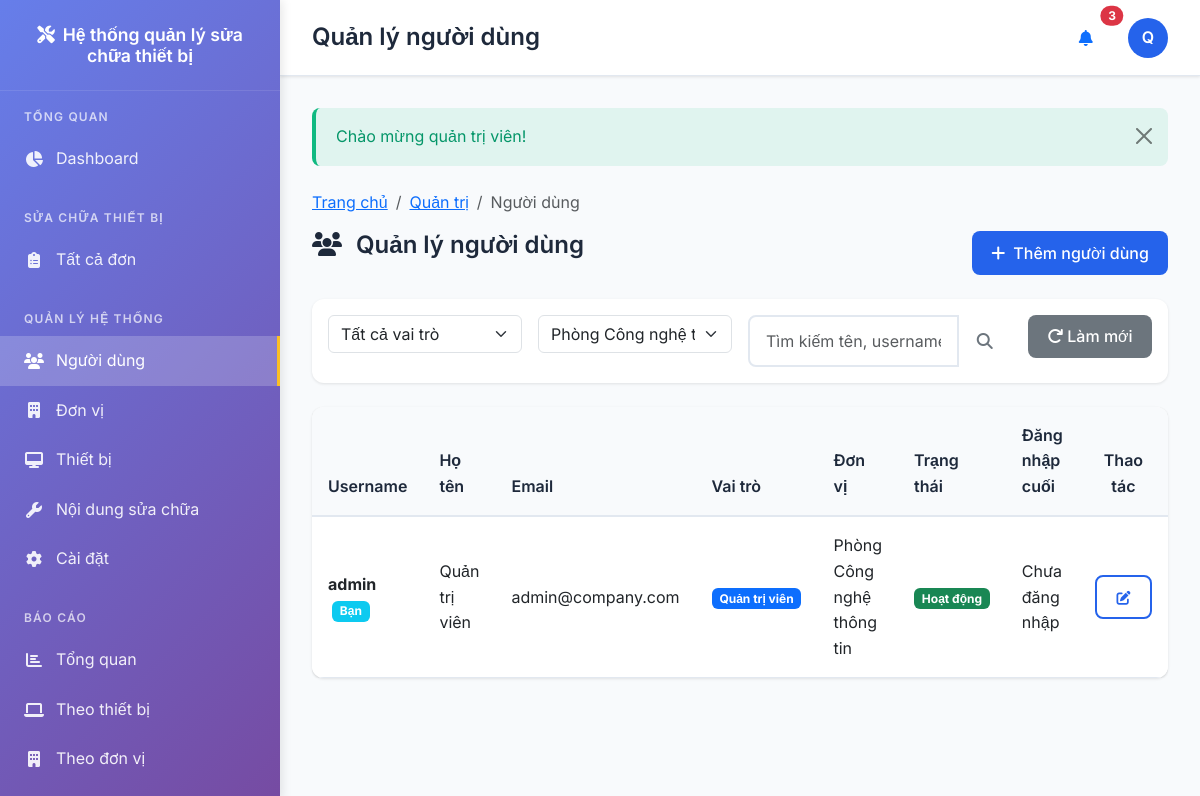
/admin/users.php?department_id=1 (signed in), run on an earlier commit of the app's database.
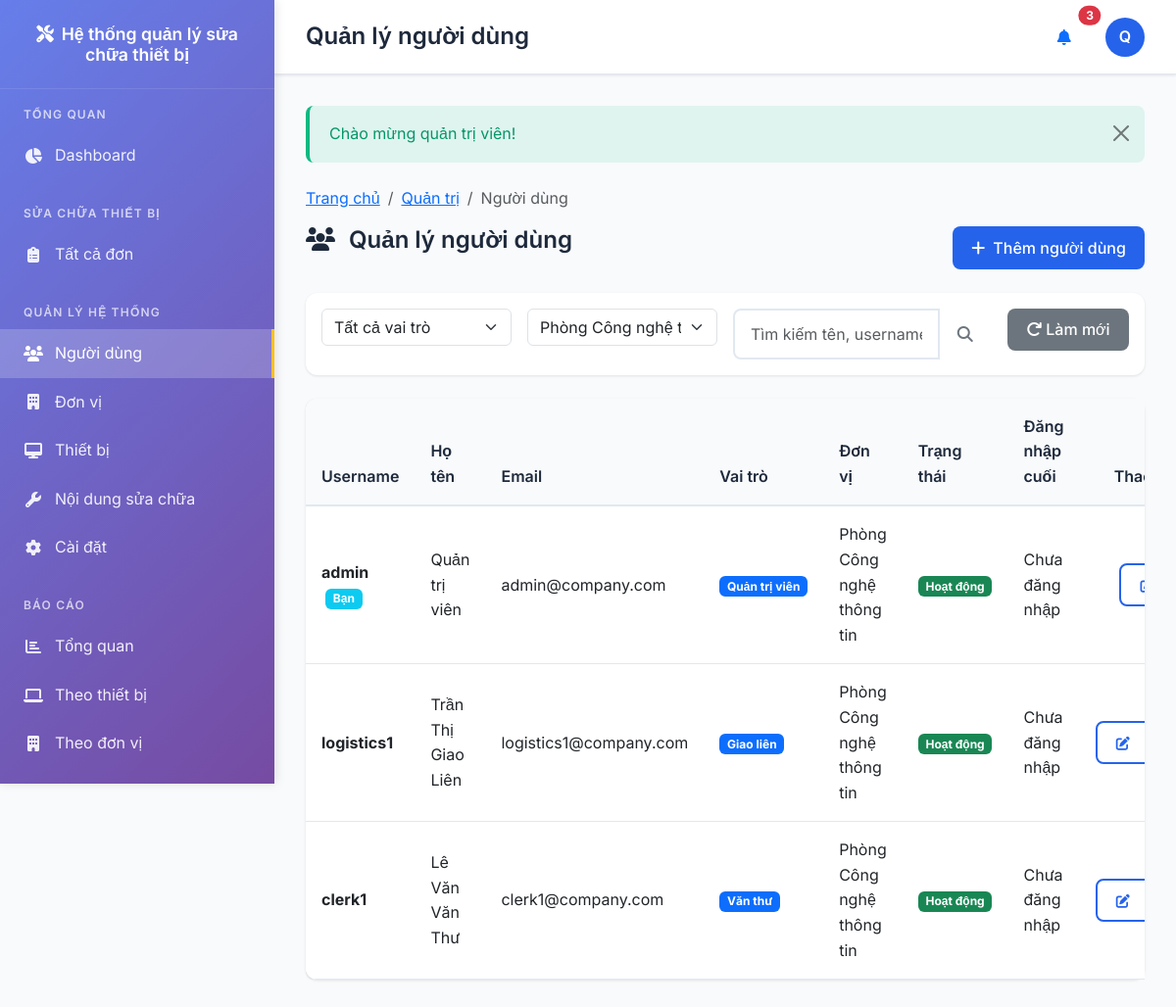
And on a later commit of the database.
### tables this page shows
CREATE TABLE users (
    id INT AUTO_INCREMENT PRIMARY KEY,
    username VARCHAR(50) NOT NULL UNIQUE,
    password VARCHAR(255) NOT NULL,
    full_name VARCHAR(100) NOT NULL,
    email VARCHAR(100),
    phone VARCHAR(20),
    department_id INT,
    role_id INT NOT NULL,
    avatar VARCHAR(255),
    status ENUM('active', 'inactive') DEFAULT 'active',
    last_login TIMESTAMP NULL,
    created_at TIMESTAMP DEFAULT CURRENT_TIMESTAMP,
    updated_at TIMESTAMP DEFAULT CURRENT_TIMESTAMP ON UPDATE CURRENT_TIMESTAMP,
    FOREIGN KEY (department_id) REFERENCES departments(id) ON DELETE SET NULL,
    FOREIGN KEY (role_id) REFERENCES roles(id) ON DELETE RESTRICT
);

CREATE TABLE roles (
    id INT AUTO_INCREMENT PRIMARY KEY,
    name VARCHAR(50) NOT NULL UNIQUE,
    display_name VARCHAR(100) NOT NULL,
    description TEXT,
    created_at TIMESTAMP DEFAULT CURRENT_TIMESTAMP
);

CREATE TABLE departments (
    id INT AUTO_INCREMENT PRIMARY KEY,
    code VARCHAR(20) NOT NULL UNIQUE,
    name VARCHAR(200) NOT NULL,
    address TEXT,
    phone VARCHAR(20),
    email VARCHAR(100),
    manager_name VARCHAR(100),
    status ENUM('active', 'inactive') DEFAULT 'active',
    created_at TIMESTAMP DEFAULT CURRENT_TIMESTAMP,
    updated_at TIMESTAMP DEFAULT CURRENT_TIMESTAMP ON UPDATE CURRENT_TIMESTAMP
);

### config/config.php (called while the page is built, shortened)
<?php
spl_autoload_register(function ($class) {
    $paths = [
        BASE_PATH . 'models/',
        BASE_PATH . 'controllers/',
        BASE_PATH . 'config/',
        BASE_PATH . 'utils/',
        BASE_PATH . 'middleware/'
    ];
    foreach ($paths as $path) {
        $file = $path . $class . '.php';
        if (file_exists($file)) {
            return;
        }
    }
});
require_once BASE_PATH . 'utils/helpers.php';
?>

### config/Database.php (called while the page is built, shortened)
<?php
class Database {
    private $host = 'localhost';
    private $dbname = 'equipment_repair_management';
    private $username = 'root';
    private $password = '210506';
    private $pdo;
    private static $instance = null;
    public function __construct() {
        try {
            $dsn = "mysql:host={$this->host};dbname={$this->dbname};charset=utf8mb4";
            $options = [
                PDO::ATTR_ERRMODE => PDO::ERRMODE_EXCEPTION,
                PDO::ATTR_DEFAULT_FETCH_MODE => PDO::FETCH_ASSOC,
                PDO::ATTR_EMULATE_PREPARES => false,
                PDO::MYSQL_ATTR_INIT_COMMAND => "SET NAMES utf8mb4",
                PDO::MYSQL_ATTR_SSL_VERIFY_SERVER_CERT => false
            ];
            $this->pdo = new PDO($dsn, $this->username, $this->password, $options);
        } catch (PDOException $e) {
            error_log("Database connection failed: " . $e->getMessage());
            die("Không thể kết nối đến cơ sở dữ liệu. Vui lòng thử lại sau.");
        }
    }
    public static function getInstance() {
        if (self::$instance === null) {
            self::$instance = new self();
        }
        return self::$instance;
    }
    public function query($sql, $params = []) {
        try {
            $stmt = $this->pdo->prepare($sql);
            $stmt->execute($params);
            return $stmt;
        } catch (PDOException $e) {
            error_log("Query failed: " . $e->getMessage());
            error_log("SQL: " . $sql);
            error_log("Params: " . print_r($params, true));
            throw new Exception("Lỗi thực thi truy vấn cơ sở dữ liệu: " . $e->getMessage());
        }
    }
    public function fetch($sql, $params = []) {
        $stmt = $this->query($sql, $params);
        return $stmt->fetch();
    }
    public function fetchAll($sql, $params = []) {
        $stmt = $this->query($sql, $params);
        return $stmt->fetchAll();
    }
}
?>

### models/User.php (called while the page is built, shortened)
<?php
require_once __DIR__ . '/../config/config.php';
class User {
    private $db;
    public function __construct() {
        $this->db = Database::getInstance();
    }
    public function getAll($filters = []) {
        $where = ["u.status != 'deleted'"];
        $params = [];
        if (!empty($filters['department_id'])) {
            $where[] = "u.department_id = ?";
            $params[] = $filters['department_id'];
        }
        $sql = "SELECT u.*, r.display_name as role_name, d.name as department_name
                FROM users u
                LEFT JOIN roles r ON u.role_id = r.id
                LEFT JOIN departments d ON u.department_id = d.id
                WHERE " . implode(' AND ', $where) . "
                ORDER BY u.created_at DESC";
        return $this->db->fetchAll($sql, $params);
    }
}
?>

### admin/users.php (the view, shortened to what the changed rows need)
<?php
require_once __DIR__ . '/../config/config.php';
$userModel = new User();
$title = 'Quản lý người dùng';
$action = $_GET['action'] ?? 'list';
$filters = [
    'role_id' => $_GET['role_id'] ?? '',
    'department_id' => $_GET['department_id'] ?? '',
    'search' => $_GET['search'] ?? ''
];
$users = $userModel->getAll($filters);
$breadcrumbs = [
    ['title' => 'Trang chủ', 'url' => url('dashboard.php')],
    ['title' => 'Quản trị', 'url' => url('admin/')],
    ['title' => 'Người dùng', 'url' => '']
];
?>
<div class="row mb-4">
    <div class="col-md-8">
        <h2 class="page-title">
            <i class="fas fa-users me-2"></i>
            Quản lý người dùng
        </h2>
    </div>
    <div class="col-md-4 text-end">
    </div>
</div>
<?php if ($action === 'list'): ?>
    <div class="card mb-4">
        <div class="card-body">
        </div>
    </div>
    <div class="card">
        <div class="card-body p-0">
            <?php if (empty($users)): ?>
                <div class="text-center py-5">
                    <i class="fas fa-users fa-3x text-muted mb-3"></i>
                    <h5 class="text-muted">Không có người dùng nào</h5>
                    <button type="button" class="btn btn-primary" data-bs-toggle="modal" data-bs-target="#createUserModal">
                        <i class="fas fa-plus me-2"></i>Thêm người dùng đầu tiên
                    </button>
                </div>
            <?php else: ?>
                <div class="table-responsive">
                    <table class="table table-hover mb-0">
                        <thead class="table-light">
                            <tr>
                                <th>Username</th>
                                <th>Họ tên</th>
                                <th>Email</th>
                                <th>Vai trò</th>
                                <th>Đơn vị</th>
                                <th>Trạng thái</th>
                                <th>Đăng nhập cuối</th>
                                <th class="text-center" width="120">Thao tác</th>
                            </tr>
                        </thead>
                        <tbody>
                            <?php foreach ($users as $user): ?>
                                <tr>
                                    <td>
                                        <strong><?= e($user['username']) ?></strong>
                                        <?php if ($user['id'] == current_user()['id']): ?>
                                            <span class="badge bg-info ms-1">Bạn</span>
                                        <?php endif; ?>
                                    </td>
                                    <td><?= e($user['full_name']) ?></td>
                                    <td><?= e($user['email']) ?></td>
                                    <td>
                                        <span class="badge bg-primary"><?= e($user['role_name']) ?></span>
                                    </td>
                                    <td><?= e($user['department_name'] ?? 'Chưa phân công') ?></td>
                                    <td>
                                        <?php if ($user['status'] === 'active'): ?>
                                            <span class="badge bg-success">Hoạt động</span>
                                        <?php else: ?>
                                            <span class="badge bg-secondary">Tạm khóa</span>
                                        <?php endif; ?>
                                    </td>
                                    <td>
                                        <?= $user['last_login'] ? format_datetime($user['last_login']) : 'Chưa đăng nhập' ?>
                                    </td>
                                    <td class="text-center">
                                        <div class="btn-group" role="group">
                                            <a href="<?= url('admin/users.php?action=edit&id=' . $user['id']) ?>"
                                               class="btn btn-sm btn-outline-primary" title="Sửa">
                                                <i class="fas fa-edit"></i>
                                            </a>
                                        </div>
                                    </td>
                                </tr>
                            <?php endforeach; ?>
                        </tbody>
                    </table>
                </div>
            <?php endif; ?>
        </div>
    </div>
<?php endif; ?>
<?php
$content = ob_get_clean();
include '../layouts/app.php';
?>

### layouts/app.php (shortened to what the changed rows need)
<!DOCTYPE html>
<html lang="vi">
<head>
    <link href="https://cdn.jsdelivr.net/npm/bootstrap@5.3.0/dist/css/bootstrap.min.css" rel="stylesheet">
    <link href="https://cdnjs.cloudflare.com/ajax/libs/font-awesome/6.4.0/css/all.min.css" rel="stylesheet">
</head>
<body>
    <?php
    $user = current_user();
    $current_page = basename($_SERVER['PHP_SELF'], '.php');
    ?>
            <?php if (has_any_role(['admin', 'clerk'])): ?>
            <div class="nav-section">
                <div class="nav-section-title">Báo cáo</div>
                <a href="<?= url('reports/overview.php') ?>" class="nav-link <?= $current_page === 'overview' ? 'active' : '' ?>">
                    <i class="fas fa-chart-bar"></i>
                    Tổng quan
                </a>
                <a href="<?= url('reports/equipment.php') ?>" class="nav-link <?= $current_page === 'equipment' && strpos($_SERVER['REQUEST_URI'], 'reports') ? 'active' : '' ?>">
                    <i class="fas fa-laptop"></i>
                    Theo thiết bị
                </a>
                <a href="<?= url('reports/department.php') ?>" class="nav-link <?= $current_page === 'department' ? 'active' : '' ?>">
                    <i class="fas fa-building"></i>
                    Theo đơn vị
                </a>
            </div>
            <?php endif; ?>
    <div class="main-content">
        <header class="main-header">
            <div class="header-content">
                <div>
                    <h1 class="page-title"><?= e($title ?? 'Dashboard') ?></h1>
                </div>
                <div class="user-menu">
                    <div class="dropdown">
                        <a href="#" class="user-avatar" data-bs-toggle="dropdown">
                            <?php if ($user && $user['avatar']): ?>
                                <img src="<?= upload_url('avatars/' . $user['avatar']) ?>" alt="Avatar" style="width: 100%; height: 100%; object-fit: cover; border-radius: 50%;">
                            <?php else: ?>
                                <?= $user ? strtoupper(substr($user['full_name'], 0, 1)) : 'U' ?>
                            <?php endif; ?>
                        </a>
                    </div>
                </div>
            </div>
        </header>
        <main class="content-area">
            <?php $flash_messages = get_flash_messages(); ?>
            <?php if (!empty($flash_messages)): ?>
                <?php foreach ($flash_messages as $message): ?>
                    <div class="alert alert-<?= $message['type'] === 'error' ? 'danger' : $message['type'] ?> alert-dismissible fade show">
                        <?= e($message['message']) ?>
                        <button type="button" class="btn-close" data-bs-dismiss="alert"></button>
                    </div>
                <?php endforeach; ?>
            <?php endif; ?>
            <?php if (isset($breadcrumbs)): ?>
                <?= breadcrumb($breadcrumbs) ?>
            <?php endif; ?>
            <?php if (isset($content)): ?>
                <?= $content ?>
            <?php endif; ?>
        </main>
    </div>
</body>
</html>

### utils/helpers.php (shortened to what the changed rows need)
<?php
function e($string) {
    return htmlspecialchars($string ?? '', ENT_QUOTES, 'UTF-8');
}
function url($path = '') {
    return BASE_URL . ltrim($path, '/');
}
function get_flash_messages() {
    $messages = $_SESSION['flash'] ?? [];
    return $messages;
}
function is_logged_in() {
    return isset($_SESSION['user_id']) && !empty($_SESSION['user_id']) && is_numeric($_SESSION['user_id']);
}
function current_user() {
    try {
        $db = Database::getInstance();
        $user = $db->fetch(
            "SELECT u.*, r.name as role_name, r.display_name as role_display_name,
                    d.name as department_name
             FROM users u
             LEFT JOIN roles r ON u.role_id = r.id
             LEFT JOIN departments d ON u.department_id = d.id
             WHERE u.id = ? AND u.status = 'active'",
            [$_SESSION['user_id']]
        );
        return $user;
    } catch (Exception $e) {
        error_log("Error in current_user(): " . $e->getMessage());
        return null;
    }
}
function has_any_role($roles) {
    $user = current_user();
    return in_array($user['role_name'], $roles);
}
function breadcrumb($items) {
    $html = '<nav aria-label="breadcrumb"><ol class="breadcrumb">';
    $count = count($items);
    foreach ($items as $index => $item) {
        if ($index === $count - 1) {
            $html .= '<li class="breadcrumb-item active" aria-current="page">' . e($item['title']) . '</li>';
        } else {
            $html .= '<li class="breadcrumb-item"><a href="' . e($item['url']) . '">' . e($item['title']) . '</a></li>';
        }
    }
    $html .= '</ol></nav>';
    return $html;
}
?>

What changed in the data, as far as the page shows it:
added users: username "logistics1", full_name "Trần Thị Giao Liên", email "logistics1@company.com", role.display_name "Giao liên", department.name "Phòng Công nghệ thông tin", status "Hoạt động", shows "Chưa đăng nhập"
added users: username "clerk1", full_name "Lê Văn Văn Thư", email "clerk1@company.com", role.display_name "Văn thư", department.name "Phòng Công nghệ thông tin", status "Hoạt động", shows "Chưa đăng nhập"
